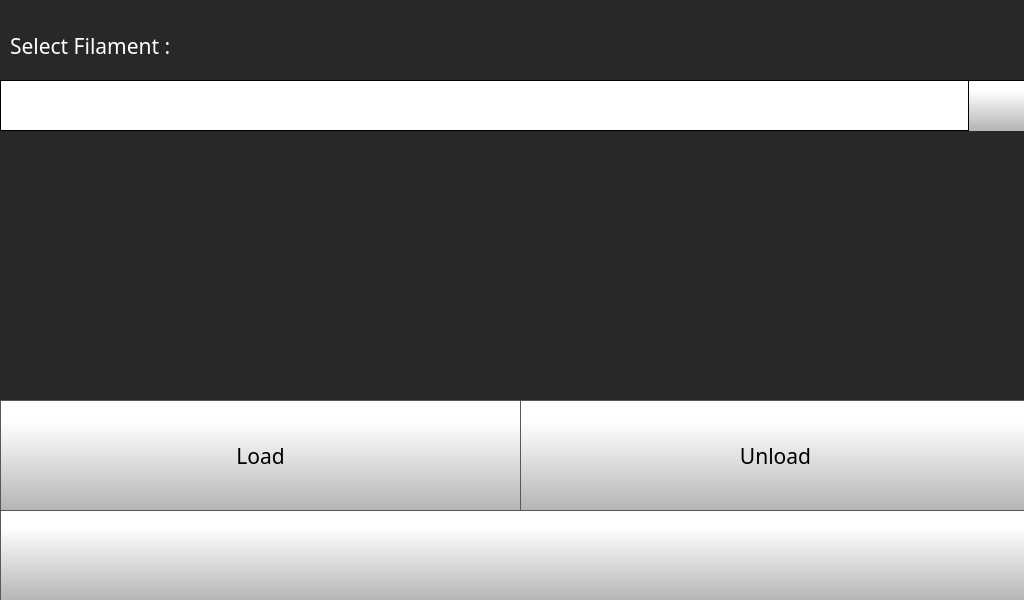
<?xml version="1.0" encoding="UTF-8"?>
<ui version="4.0">
 <class>Form</class>
 <widget class="QWidget" name="Form">
  <property name="geometry">
   <rect>
    <x>0</x>
    <y>0</y>
    <width>1024</width>
    <height>600</height>
   </rect>
  </property>
  <property name="minimumSize">
   <size>
    <width>1024</width>
    <height>600</height>
   </size>
  </property>
  <property name="maximumSize">
   <size>
    <width>1024</width>
    <height>600</height>
   </size>
  </property>
  <property name="windowTitle">
   <string>Form</string>
  </property>
  <widget class="QStackedWidget" name="stackedWidget">
   <property name="geometry">
    <rect>
     <x>0</x>
     <y>0</y>
     <width>1024</width>
     <height>600</height>
    </rect>
   </property>
   <property name="minimumSize">
    <size>
     <width>1024</width>
     <height>600</height>
    </size>
   </property>
   <property name="maximumSize">
    <size>
     <width>1024</width>
     <height>600</height>
    </size>
   </property>
   <property name="styleSheet">
    <string notr="true">background-color: rgb(40, 40, 40);
</string>
   </property>
   <property name="currentIndex">
    <number>0</number>
   </property>
   <widget class="QWidget" name="changeFilamentPage">
    <widget class="QPushButton" name="changeFilamentBackButton">
     <property name="geometry">
      <rect>
       <x>0</x>
       <y>510</y>
       <width>1031</width>
       <height>91</height>
      </rect>
     </property>
     <property name="minimumSize">
      <size>
       <width>0</width>
       <height>0</height>
      </size>
     </property>
     <property name="font">
      <font>
       <family>Gotham</family>
       <pointsize>16</pointsize>
      </font>
     </property>
     <property name="styleSheet">
      <string notr="true">QPushButton {
     border: 1px solid rgb(87, 87, 87);
	background-color: qlineargradient(spread:pad, x1:0, y1:1, x2:0, y2:0.188, stop:0 rgba(180, 180, 180, 255), stop:1 rgba(255, 255, 255, 255));


}

QPushButton:pressed {
    background-color: qlineargradient(x1: 0, y1: 0, x2: 0, y2: 1,
                                      stop: 0 #dadbde, stop: 1 #f6f7fa);
}

QPushButton:flat {
    border: none; /* no border for a flat push button */
}

QPushButton:default {
    border-color: navy; /* make the default button prominent */
}

QPushButton:focus {
	outline: none;
}</string>
     </property>
     <property name="text">
      <string/>
     </property>
     <property name="icon">
      <iconset resource="../../resources/resource.qrc">
       <normaloff>:/Navigation/img/Navigation/arrows-4.png</normaloff>:/Navigation/img/Navigation/arrows-4.png</iconset>
     </property>
     <property name="iconSize">
      <size>
       <width>70</width>
       <height>70</height>
      </size>
     </property>
     <property name="checkable">
      <bool>false</bool>
     </property>
     <property name="autoDefault">
      <bool>false</bool>
     </property>
     <property name="default">
      <bool>false</bool>
     </property>
     <property name="flat">
      <bool>false</bool>
     </property>
    </widget>
    <widget class="QPushButton" name="changeFilamentUnloadButton">
     <property name="geometry">
      <rect>
       <x>520</x>
       <y>400</y>
       <width>511</width>
       <height>111</height>
      </rect>
     </property>
     <property name="font">
      <font>
       <family>Gotham</family>
       <pointsize>16</pointsize>
      </font>
     </property>
     <property name="styleSheet">
      <string notr="true">QPushButton {
     border: 1px solid rgb(87, 87, 87);
	background-color: qlineargradient(spread:pad, x1:0, y1:1, x2:0, y2:0.188, stop:0 rgba(180, 180, 180, 255), stop:1 rgba(255, 255, 255, 255));


}

QPushButton:pressed {
    background-color: qlineargradient(x1: 0, y1: 0, x2: 0, y2: 1,
                                      stop: 0 #dadbde, stop: 1 #f6f7fa);
}

QPushButton:flat {
    border: none; /* no border for a flat push button */
}

QPushButton:default {
    border-color: navy; /* make the default button prominent */
}

QPushButton:focus {
	outline: none;
}</string>
     </property>
     <property name="text">
      <string>Unload</string>
     </property>
     <property name="icon">
      <iconset resource="../../resources/resource.qrc">
       <normaloff>:/Icons/img/icons/unload.png</normaloff>:/Icons/img/icons/unload.png</iconset>
     </property>
     <property name="iconSize">
      <size>
       <width>70</width>
       <height>70</height>
      </size>
     </property>
    </widget>
    <widget class="QLabel" name="selectFilamentlabel">
     <property name="geometry">
      <rect>
       <x>10</x>
       <y>30</y>
       <width>431</width>
       <height>31</height>
      </rect>
     </property>
     <property name="font">
      <font>
       <family>Gotham</family>
       <pointsize>16</pointsize>
       <weight>50</weight>
       <bold>false</bold>
      </font>
     </property>
     <property name="styleSheet">
      <string notr="true">color: rgb(255, 255, 255);</string>
     </property>
     <property name="text">
      <string>Select Filament :</string>
     </property>
    </widget>
    <widget class="QPushButton" name="changeFilamentLoadButton">
     <property name="geometry">
      <rect>
       <x>0</x>
       <y>400</y>
       <width>521</width>
       <height>111</height>
      </rect>
     </property>
     <property name="font">
      <font>
       <family>Gotham</family>
       <pointsize>16</pointsize>
      </font>
     </property>
     <property name="styleSheet">
      <string notr="true">QPushButton {
     border: 1px solid rgb(87, 87, 87);
	background-color: qlineargradient(spread:pad, x1:0, y1:1, x2:0, y2:0.188, stop:0 rgba(180, 180, 180, 255), stop:1 rgba(255, 255, 255, 255));


}

QPushButton:pressed {
    background-color: qlineargradient(x1: 0, y1: 0, x2: 0, y2: 1,
                                      stop: 0 #dadbde, stop: 1 #f6f7fa);
}

QPushButton:flat {
    border: none; /* no border for a flat push button */
}

QPushButton:default {
    border-color: navy; /* make the default button prominent */
}

QPushButton:focus {
	outline: none;
}</string>
     </property>
     <property name="text">
      <string>Load</string>
     </property>
     <property name="icon">
      <iconset resource="../../resources/resource.qrc">
       <normaloff>:/Icons/img/icons/load.png</normaloff>:/Icons/img/icons/load.png</iconset>
     </property>
     <property name="iconSize">
      <size>
       <width>70</width>
       <height>70</height>
      </size>
     </property>
    </widget>
    <widget class="QComboBox" name="changeFilamentComboBox">
     <property name="geometry">
      <rect>
       <x>0</x>
       <y>80</y>
       <width>1031</width>
       <height>51</height>
      </rect>
     </property>
     <property name="font">
      <font>
       <family>Gotham</family>
       <pointsize>16</pointsize>
      </font>
     </property>
     <property name="styleSheet">
      <string notr="true"> QScrollBar:vertical {
     border: 1px solid black;
border-radius: 5px;
	background-color: rgb(40,40,40);
     width: 80px;
     margin: 70px 0 70px 0;
 }
 QScrollBar::handle:vertical {
border-radius: 5px;
background: qlineargradient(spread:pad, x1:0, y1:1, x2:0, y2:0.188, stop:0 rgba(180, 180, 180, 255), stop:1 rgba(255, 255, 255, 255));
min-height: 20px;
 }
 QScrollBar::add-line:vertical {
     border: 1px solid black;
background: qlineargradient(spread:pad, x1:0, y1:1, x2:0, y2:0.188, stop:0 rgba(180, 180, 180, 255), stop:1 rgba(255, 255, 255, 255));
     height:65px;
border-radius: 5px;
     subcontrol-position: bottom;
     subcontrol-origin: margin;
 }

 QScrollBar::sub-line:vertical {
     border: 1px solid black;
background: qlineargradient(spread:pad, x1:0, y1:1, x2:0, y2:0.188, stop:0 rgba(180, 180, 180, 255), stop:1 rgba(255, 255, 255, 255));
     height: 65px;
border-radius: 5px;
     subcontrol-position: top;
     subcontrol-origin: margin;
 }

QScrollBar::up-arrow:vertical {
 image: url(:/Navigation/img/Navigation/arrows.png);
    width: 40px;
    height: 40px;
 padding: 5px;
 }
QScrollBar::down-arrow:vertical {
 image: url(:/Navigation/img/Navigation/arrows-5.png);
    width: 40px;
    height: 40px;
 padding: 5px;
 }

 QScrollBar::add-page:vertical, QScrollBar::sub-page:vertical {
     background: none;
 }

QComboBox {
border: 1px solid black;
    padding: 0px 18px 0px 3px;
    min-width: 6em;

}

QComboBox::item {
	color: rgb(0, 0, 0);
}

QComboBox:editable {
    background: white;
}

QComboBox:!editable, QComboBox::drop-down:editable {
background: white;
}

/* QComboBox gets the &quot;on&quot; state when the popup is open */
QComboBox:!editable:on, QComboBox::drop-down:editable:on {
background: white;
}


QComboBox::drop-down {
border-left: 1px solid black;
border-right: 1px solid black;
	background-color: qlineargradient(spread:pad, x1:0, y1:1, x2:0, y2:0.188, stop:0 rgba(180, 180, 180, 255), stop:1 rgba(255, 255, 255, 255));
    width: 60px;
     height: 50px;

}

QComboBox::down-arrow {

image: url(:/Navigation/img/Navigation/arrows-5.png);
width: 30px;
height: 30px;

}
</string>
     </property>
     <property name="editable">
      <bool>false</bool>
     </property>
     <property name="maxVisibleItems">
      <number>8</number>
     </property>
     <property name="iconSize">
      <size>
       <width>30</width>
       <height>30</height>
      </size>
     </property>
    </widget>
   </widget>
   <widget class="QWidget" name="changeFilamentProgressPage">
    <widget class="QLabel" name="changeFilamentNameOperation">
     <property name="geometry">
      <rect>
       <x>0</x>
       <y>0</y>
       <width>1021</width>
       <height>61</height>
      </rect>
     </property>
     <property name="font">
      <font>
       <family>Gotham</family>
       <pointsize>16</pointsize>
       <weight>50</weight>
       <bold>false</bold>
      </font>
     </property>
     <property name="styleSheet">
      <string notr="true">color: rgb(255, 255, 255);</string>
     </property>
     <property name="text">
      <string>Loading Filament</string>
     </property>
    </widget>
    <widget class="QPushButton" name="changeFilamentBackButton2">
     <property name="geometry">
      <rect>
       <x>0</x>
       <y>470</y>
       <width>1031</width>
       <height>131</height>
      </rect>
     </property>
     <property name="font">
      <font>
       <family>Gotham</family>
       <pointsize>16</pointsize>
      </font>
     </property>
     <property name="styleSheet">
      <string notr="true">QPushButton {
     border: 1px solid rgb(87, 87, 87);
	background-color: qlineargradient(spread:pad, x1:0, y1:1, x2:0, y2:0.188, stop:0 rgba(180, 180, 180, 255), stop:1 rgba(255, 255, 255, 255));


}

QPushButton:pressed {
    background-color: qlineargradient(x1: 0, y1: 0, x2: 0, y2: 1,
                                      stop: 0 #dadbde, stop: 1 #f6f7fa);
}

QPushButton:flat {
    border: none; /* no border for a flat push button */
}

QPushButton:default {
    border-color: navy; /* make the default button prominent */
}

QPushButton:focus {
	outline: none;
}</string>
     </property>
     <property name="text">
      <string/>
     </property>
     <property name="icon">
      <iconset resource="../../resources/resource.qrc">
       <normaloff>:/Navigation/img/Navigation/arrows-4.png</normaloff>:/Navigation/img/Navigation/arrows-4.png</iconset>
     </property>
     <property name="iconSize">
      <size>
       <width>70</width>
       <height>70</height>
      </size>
     </property>
    </widget>
    <widget class="QProgressBar" name="changeFilamentProgress">
     <property name="geometry">
      <rect>
       <x>0</x>
       <y>270</y>
       <width>1031</width>
       <height>81</height>
      </rect>
     </property>
     <property name="font">
      <font>
       <family>Gotham</family>
       <pointsize>16</pointsize>
       <weight>50</weight>
       <italic>false</italic>
       <bold>false</bold>
       <stylestrategy>PreferAntialias</stylestrategy>
      </font>
     </property>
     <property name="styleSheet">
      <string notr="true">QProgressBar::chunk {

	background-color: qlineargradient(spread:pad, x1:0, y1:0.517, x2:0, y2:0.512, stop:0 rgba(255, 28, 35, 255), stop:1 rgba(255, 68, 74, 255));
border-bottom-right-radius: 15px;
border-top-right-radius: 15px;
}

QProgressBar {
    border: 1px solid rgb(87, 87, 87);
 /*  border-bottom-left-radius: 10px;
 border-bottom-right-radius: 10px;*/
	background-color: qlineargradient(spread:pad, x1:0, y1:1, x2:0, y2:0, stop:0 rgba(150, 150, 150, 255), stop:1 rgba(180, 180, 180, 255));
}
</string>
     </property>
     <property name="maximum">
      <number>100</number>
     </property>
     <property name="value">
      <number>0</number>
     </property>
     <property name="alignment">
      <set>Qt::AlignCenter</set>
     </property>
     <property name="textVisible">
      <bool>true</bool>
     </property>
     <property name="orientation">
      <enum>Qt::Horizontal</enum>
     </property>
     <property name="format">
      <string>%p%</string>
     </property>
    </widget>
    <widget class="QLabel" name="changeFilamentStatus">
     <property name="geometry">
      <rect>
       <x>10</x>
       <y>220</y>
       <width>1011</width>
       <height>31</height>
      </rect>
     </property>
     <property name="font">
      <font>
       <family>Gotham</family>
       <pointsize>16</pointsize>
       <weight>50</weight>
       <bold>false</bold>
      </font>
     </property>
     <property name="styleSheet">
      <string notr="true">color: rgb(255, 255, 255);</string>
     </property>
     <property name="text">
      <string>Heating ...</string>
     </property>
    </widget>
    <widget class="QLabel" name="label_2">
     <property name="geometry">
      <rect>
       <x>460</x>
       <y>70</y>
       <width>121</width>
       <height>121</height>
      </rect>
     </property>
     <property name="font">
      <font>
       <family>Gotham</family>
       <pointsize>16</pointsize>
      </font>
     </property>
     <property name="styleSheet">
      <string notr="true">background-color: rgba(255, 255, 255, 0);</string>
     </property>
     <property name="text">
      <string/>
     </property>
     <property name="pixmap">
      <pixmap resource="../../resources/resource.qrc">:/Icons/img/icons/changeFilament2.png</pixmap>
     </property>
     <property name="scaledContents">
      <bool>true</bool>
     </property>
    </widget>
   </widget>
   <widget class="QWidget" name="changeFilamentLoadPage">
    <widget class="QPushButton" name="changeFilamentBackButton3">
     <property name="geometry">
      <rect>
       <x>540</x>
       <y>480</y>
       <width>491</width>
       <height>121</height>
      </rect>
     </property>
     <property name="font">
      <font>
       <family>Gotham</family>
       <pointsize>13</pointsize>
      </font>
     </property>
     <property name="styleSheet">
      <string notr="true">QPushButton {
     border: 1px solid rgb(87, 87, 87);
	background-color: qlineargradient(spread:pad, x1:0, y1:1, x2:0, y2:0.188, stop:0 rgba(180, 180, 180, 255), stop:1 rgba(255, 255, 255, 255));


}

QPushButton:pressed {
    background-color: qlineargradient(x1: 0, y1: 0, x2: 0, y2: 1,
                                      stop: 0 #dadbde, stop: 1 #f6f7fa);
}

QPushButton:flat {
    border: none; /* no border for a flat push button */
}

QPushButton:default {
    border-color: navy; /* make the default button prominent */
}

QPushButton:focus {
	outline: none;
}</string>
     </property>
     <property name="text">
      <string/>
     </property>
     <property name="icon">
      <iconset resource="../../resources/resource.qrc">
       <normaloff>:/Navigation/img/Navigation/arrows-4.png</normaloff>:/Navigation/img/Navigation/arrows-4.png</iconset>
     </property>
     <property name="iconSize">
      <size>
       <width>70</width>
       <height>70</height>
      </size>
     </property>
    </widget>
    <widget class="QPushButton" name="loadedTillExtruderButton">
     <property name="geometry">
      <rect>
       <x>0</x>
       <y>480</y>
       <width>541</width>
       <height>121</height>
      </rect>
     </property>
     <property name="font">
      <font>
       <family>Gotham</family>
       <pointsize>16</pointsize>
      </font>
     </property>
     <property name="styleSheet">
      <string notr="true">QPushButton {
     border: 1px solid rgb(87, 87, 87);
	background-color: qlineargradient(spread:pad, x1:0, y1:1, x2:0, y2:0.188, stop:0 rgba(180, 180, 180, 255), stop:1 rgba(255, 255, 255, 255));


}

QPushButton:pressed {
    background-color: qlineargradient(x1: 0, y1: 0, x2: 0, y2: 1,
                                      stop: 0 #dadbde, stop: 1 #f6f7fa);
}

QPushButton:flat {
    border: none; /* no border for a flat push button */
}

QPushButton:default {
    border-color: navy; /* make the default button prominent */
}

QPushButton:focus {
	outline: none;
}</string>
     </property>
     <property name="text">
      <string>Done</string>
     </property>
     <property name="iconSize">
      <size>
       <width>40</width>
       <height>40</height>
      </size>
     </property>
    </widget>
    <widget class="QLabel" name="feedFilamentlabel_62">
     <property name="geometry">
      <rect>
       <x>20</x>
       <y>180</y>
       <width>1001</width>
       <height>121</height>
      </rect>
     </property>
     <property name="font">
      <font>
       <family>Gotham Light</family>
       <pointsize>14</pointsize>
       <weight>50</weight>
       <bold>false</bold>
      </font>
     </property>
     <property name="styleSheet">
      <string notr="true">color: rgb(255, 255, 255);
background-color: rgba(255, 255, 255, 0);</string>
     </property>
     <property name="text">
      <string>Incase filament cannot be pushed beyond a point, and is not being automatically pulled, check extruder for issues. </string>
     </property>
     <property name="wordWrap">
      <bool>true</bool>
     </property>
    </widget>
    <widget class="QLabel" name="feedFilamentlabel_60">
     <property name="geometry">
      <rect>
       <x>20</x>
       <y>80</y>
       <width>1001</width>
       <height>31</height>
      </rect>
     </property>
     <property name="font">
      <font>
       <family>Gotham Light</family>
       <pointsize>14</pointsize>
       <weight>50</weight>
       <bold>false</bold>
      </font>
     </property>
     <property name="styleSheet">
      <string notr="true">color: rgb(255, 255, 255);
background-color: rgba(255, 255, 255, 0);</string>
     </property>
     <property name="text">
      <string>Insert the Filament into filament side motor,</string>
     </property>
    </widget>
    <widget class="QLabel" name="feedFilamentlabel_64">
     <property name="geometry">
      <rect>
       <x>20</x>
       <y>120</y>
       <width>1001</width>
       <height>31</height>
      </rect>
     </property>
     <property name="font">
      <font>
       <family>Gotham Light</family>
       <pointsize>14</pointsize>
       <weight>50</weight>
       <bold>false</bold>
      </font>
     </property>
     <property name="styleSheet">
      <string notr="true">color: rgb(255, 255, 255);
background-color: rgba(255, 255, 255, 0);</string>
     </property>
     <property name="text">
      <string>untill the filament gets pulls automatically.</string>
     </property>
    </widget>
    <widget class="QLabel" name="feedFilamentlabel_61">
     <property name="geometry">
      <rect>
       <x>20</x>
       <y>160</y>
       <width>1001</width>
       <height>31</height>
      </rect>
     </property>
     <property name="font">
      <font>
       <family>Gotham Light</family>
       <pointsize>14</pointsize>
       <weight>50</weight>
       <bold>false</bold>
      </font>
     </property>
     <property name="styleSheet">
      <string notr="true">color: rgb(255, 255, 255);
background-color: rgba(255, 255, 255, 0);</string>
     </property>
     <property name="text">
      <string>Press &quot;DONE&quot; when the filament starts to get pulled</string>
     </property>
    </widget>
   </widget>
   <widget class="QWidget" name="changeFilamentExtrudePage">
    <widget class="QLabel" name="feedFilamentlabel">
     <property name="geometry">
      <rect>
       <x>0</x>
       <y>10</y>
       <width>1021</width>
       <height>31</height>
      </rect>
     </property>
     <property name="font">
      <font>
       <family>Gotham</family>
       <pointsize>16</pointsize>
       <weight>50</weight>
       <bold>false</bold>
      </font>
     </property>
     <property name="styleSheet">
      <string notr="true">color: rgb(255, 255, 255);
background-color: rgba(255, 255, 255, 0);</string>
     </property>
     <property name="text">
      <string>Feed Filament into Extruder</string>
     </property>
    </widget>
    <widget class="QPushButton" name="loadDoneButton">
     <property name="geometry">
      <rect>
       <x>0</x>
       <y>480</y>
       <width>1031</width>
       <height>121</height>
      </rect>
     </property>
     <property name="font">
      <font>
       <family>Gotham</family>
       <pointsize>16</pointsize>
      </font>
     </property>
     <property name="styleSheet">
      <string notr="true">QPushButton {
     border: 1px solid rgb(87, 87, 87);
	background-color: qlineargradient(spread:pad, x1:0, y1:1, x2:0, y2:0.188, stop:0 rgba(180, 180, 180, 255), stop:1 rgba(255, 255, 255, 255));


}

QPushButton:pressed {
    background-color: qlineargradient(x1: 0, y1: 0, x2: 0, y2: 1,
                                      stop: 0 #dadbde, stop: 1 #f6f7fa);
}

QPushButton:flat {
    border: none; /* no border for a flat push button */
}

QPushButton:default {
    border-color: navy; /* make the default button prominent */
}

QPushButton:focus {
	outline: none;
}</string>
     </property>
     <property name="text">
      <string>Done</string>
     </property>
     <property name="iconSize">
      <size>
       <width>40</width>
       <height>40</height>
      </size>
     </property>
    </widget>
    <widget class="QLabel" name="feedFilamentlabel_2">
     <property name="geometry">
      <rect>
       <x>0</x>
       <y>80</y>
       <width>1021</width>
       <height>31</height>
      </rect>
     </property>
     <property name="font">
      <font>
       <family>Gotham</family>
       <pointsize>16</pointsize>
       <weight>50</weight>
       <bold>false</bold>
      </font>
     </property>
     <property name="styleSheet">
      <string notr="true">color: rgb(255, 255, 255);
background-color: rgba(255, 255, 255, 0);</string>
     </property>
     <property name="text">
      <string>Click &quot;Done&quot; when filament starts coming out of the nozzle</string>
     </property>
    </widget>
    <widget class="QLabel" name="feedFilamentlabel_6">
     <property name="geometry">
      <rect>
       <x>10</x>
       <y>240</y>
       <width>1011</width>
       <height>101</height>
      </rect>
     </property>
     <property name="font">
      <font>
       <family>Gotham Light</family>
       <pointsize>14</pointsize>
       <weight>50</weight>
       <bold>false</bold>
      </font>
     </property>
     <property name="styleSheet">
      <string notr="true">color: rgb(255, 255, 255);
background-color: rgba(255, 255, 255, 0);</string>
     </property>
     <property name="text">
      <string>Incase Filament is not getting extruded even after waiting for 2-3 minutes, Check extruders at the filament chamber as well as on the carriage for issues.</string>
     </property>
     <property name="wordWrap">
      <bool>true</bool>
     </property>
    </widget>
    <widget class="QLabel" name="feedFilamentlabel_8">
     <property name="geometry">
      <rect>
       <x>10</x>
       <y>140</y>
       <width>1011</width>
       <height>101</height>
      </rect>
     </property>
     <property name="font">
      <font>
       <family>Gotham Light</family>
       <pointsize>14</pointsize>
       <weight>50</weight>
       <bold>false</bold>
      </font>
     </property>
     <property name="styleSheet">
      <string notr="true">color: rgb(255, 255, 255);
background-color: rgba(255, 255, 255, 0);</string>
     </property>
     <property name="text">
      <string>Wait for approximately 2-3 minutes for the filament to reach the extruder on the carriage. </string>
     </property>
     <property name="wordWrap">
      <bool>true</bool>
     </property>
    </widget>
   </widget>
   <widget class="QWidget" name="changeFilamentRetractPage">
    <widget class="QLabel" name="feedFilamentlabel_3">
     <property name="geometry">
      <rect>
       <x>10</x>
       <y>100</y>
       <width>1011</width>
       <height>31</height>
      </rect>
     </property>
     <property name="font">
      <font>
       <family>Gotham Light</family>
       <pointsize>16</pointsize>
       <weight>50</weight>
       <bold>false</bold>
      </font>
     </property>
     <property name="styleSheet">
      <string notr="true">color: rgb(255, 255, 255);
background-color: rgba(255, 255, 255, 0);</string>
     </property>
     <property name="text">
      <string>Click &quot;Done&quot; when filament is retracted</string>
     </property>
    </widget>
    <widget class="QPushButton" name="unloadDoneButton">
     <property name="geometry">
      <rect>
       <x>0</x>
       <y>480</y>
       <width>1031</width>
       <height>121</height>
      </rect>
     </property>
     <property name="font">
      <font>
       <family>Gotham</family>
       <pointsize>16</pointsize>
      </font>
     </property>
     <property name="styleSheet">
      <string notr="true">QPushButton {
     border: 1px solid rgb(87, 87, 87);
	background-color: qlineargradient(spread:pad, x1:0, y1:1, x2:0, y2:0.188, stop:0 rgba(180, 180, 180, 255), stop:1 rgba(255, 255, 255, 255));


}

QPushButton:pressed {
    background-color: qlineargradient(x1: 0, y1: 0, x2: 0, y2: 1,
                                      stop: 0 #dadbde, stop: 1 #f6f7fa);
}

QPushButton:flat {
    border: none; /* no border for a flat push button */
}

QPushButton:default {
    border-color: navy; /* make the default button prominent */
}

QPushButton:focus {
	outline: none;
}</string>
     </property>
     <property name="text">
      <string>Done</string>
     </property>
     <property name="iconSize">
      <size>
       <width>40</width>
       <height>40</height>
      </size>
     </property>
    </widget>
    <widget class="QLabel" name="feedFilamentlabel_9">
     <property name="geometry">
      <rect>
       <x>10</x>
       <y>130</y>
       <width>1011</width>
       <height>131</height>
      </rect>
     </property>
     <property name="font">
      <font>
       <family>Gotham Light</family>
       <pointsize>14</pointsize>
       <weight>50</weight>
       <bold>false</bold>
      </font>
     </property>
     <property name="styleSheet">
      <string notr="true">color: rgb(255, 255, 255);
background-color: rgba(255, 255, 255, 0);</string>
     </property>
     <property name="text">
      <string>Wait for approximately 2-3 minutes for the filament to get retracted from the carriage extruder as well as the external extruder</string>
     </property>
     <property name="wordWrap">
      <bool>true</bool>
     </property>
    </widget>
    <widget class="QLabel" name="feedFilamentlabel_7">
     <property name="geometry">
      <rect>
       <x>10</x>
       <y>260</y>
       <width>1011</width>
       <height>101</height>
      </rect>
     </property>
     <property name="font">
      <font>
       <family>Gotham Light</family>
       <pointsize>14</pointsize>
       <weight>50</weight>
       <bold>false</bold>
      </font>
     </property>
     <property name="styleSheet">
      <string notr="true">color: rgb(255, 255, 255);
background-color: rgba(255, 255, 255, 0);</string>
     </property>
     <property name="text">
      <string>Incase Filament is not getting retracted even after waiting for 2-3 minutes, Check the external extruders as well as on the carriage extruders for issues.</string>
     </property>
     <property name="wordWrap">
      <bool>true</bool>
     </property>
    </widget>
    <widget class="QLabel" name="feedFilamentlabel_4">
     <property name="geometry">
      <rect>
       <x>10</x>
       <y>10</y>
       <width>461</width>
       <height>31</height>
      </rect>
     </property>
     <property name="font">
      <font>
       <family>Gotham Light</family>
       <pointsize>16</pointsize>
       <weight>50</weight>
       <bold>false</bold>
      </font>
     </property>
     <property name="styleSheet">
      <string notr="true">color: rgb(255, 255, 255);
background-color: rgba(255, 255, 255, 0);</string>
     </property>
     <property name="text">
      <string>Retract Filament From Extruder</string>
     </property>
    </widget>
   </widget>
  </widget>
 </widget>
 <resources>
  <include location="../../resources/resource.qrc"/>
  <include location="../../resources/resource.qrc"/>
  <include location="../../resources/resource.qrc"/>
 </resources>
 <connections/>
</ui>
